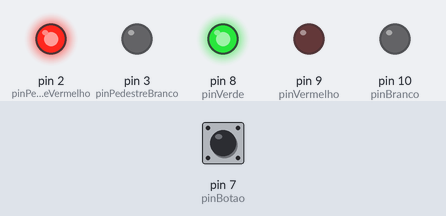
A sketch run on a simulated Arduino Uno, built with avr-gcc and run on an emulated ATmega328P. Parts: output pins drawn as LEDs (lit = HIGH). Dashed ring = blinking. The inputs (shaded band) are chosen by the test bench; at power-on: pin 7 (pinBotao) HIGH.

Above: at 1.2 s.
1.3 s: pin 7 (pinBotao) pulled LOW for 0.15 s
At 1.8 s:
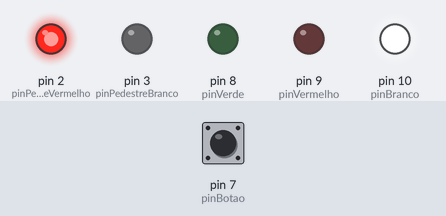
2.9 s: pin 7 (pinBotao) pulled LOW for 1 s
At 4.2 s:
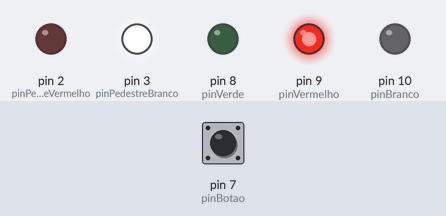
5.4 s: pin 7 (pinBotao) pulled LOW for 0.15 s
At 5.6 s:
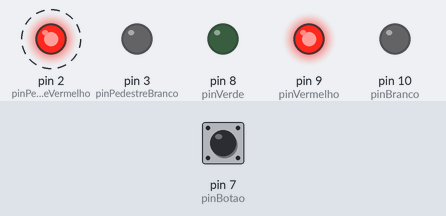
8.4 s: pin 7 (pinBotao) pulled LOW for 3.2 s
At 9.6 s:
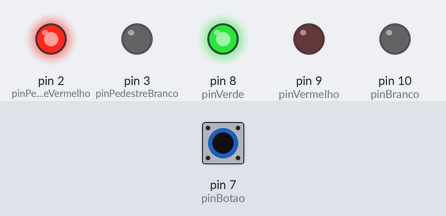
Timing chart, 0 to 11.4 s (numbered marks = the images above; inputs shaded):
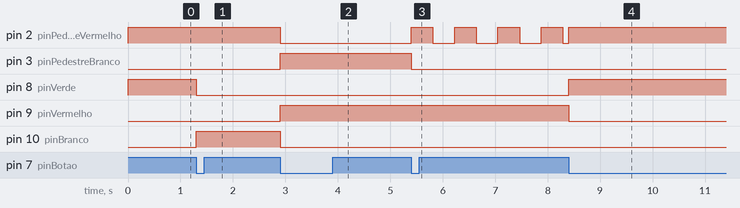

Measured:
- after the input at 1.3 s, pin 8 (pinVerde): HIGH → LOW at once; pin 10 (pinBranco): LOW → HIGH at once
- after the input at 2.9 s, pin 2 (pinPedestreVermelho), pin 10 (pinBranco): HIGH → LOW at once; pin 3 (pinPedestreBranco), pin 9 (pinVermelho): LOW → HIGH at once
- after the input at 5.4 s, pin 2 (pinPedestreVermelho): alternates HIGH for 0.41 s and LOW for 0.41 s, starting at once; pin 3 (pinPedestreBranco): HIGH → LOW at once
- after the input at 8.4 s, pin 8 (pinVerde): LOW → HIGH at once; pin 9 (pinVermelho): HIGH → LOW at once

The sketch:

If_Else.ino
```cpp
#define pinVermelho 9
#define pinBranco 10
#define pinVerde 8

#define pinPedestreVermelho 2
#define pinPedestreBranco 3

#define pinBotao 7

int faseSemaforo;
int estadoBotao;
int estadoAnteriorBotao;

int tempoPisca;
int estadoPisca;

// Preparação do Arduino, este código irá rodar uma única vez
void setup()
{
  // Colocamos o pino 7 do Arduino como OUTPUT (saída
  pinMode(pinBranco,OUTPUT);
  pinMode(pinVermelho,OUTPUT);
  pinMode(pinVerde,OUTPUT);

  pinMode(pinPedestreBranco,OUTPUT);
  pinMode(pinPedestreVermelho,OUTPUT);

  pinMode(pinBotao,INPUT);

  faseSemaforo = 1;

  estadoAnteriorBotao = digitalRead(pinBotao);

  tempoPisca = 0;
  estadoPisca = HIGH;
}

// Este código é chamado automáticamente pelo Arduino, ficará em
// loop até que seu Arduino seja desligado
void loop() {

  estadoBotao = digitalRead(pinBotao);

  if ((estadoBotao == LOW) && (estadoAnteriorBotao == HIGH)){
      if(faseSemaforo < 4){
        faseSemaforo = faseSemaforo + 1;
      }else{
        faseSemaforo = 1;
        }
    }

  estadoAnteriorBotao = estadoBotao;

  if(faseSemaforo == 1){
    digitalWrite(pinVerde, HIGH);
    digitalWrite(pinBranco, LOW);
    digitalWrite(pinVermelho, LOW);

    digitalWrite(pinPedestreBranco, LOW);
    digitalWrite(pinPedestreVermelho, HIGH);
  }
  if (faseSemaforo == 2){
    digitalWrite(pinVerde, LOW);
    digitalWrite(pinBranco, HIGH);
    digitalWrite(pinVermelho, LOW);

    digitalWrite(pinPedestreBranco, LOW);
    digitalWrite(pinPedestreVermelho, HIGH);
  }
  if (faseSemaforo == 3){
    digitalWrite(pinVerde, LOW);
    digitalWrite(pinBranco, LOW);
    digitalWrite(pinVermelho, HIGH);

    digitalWrite(pinPedestreBranco, HIGH);
    digitalWrite(pinPedestreVermelho, LOW);
  }
  if (faseSemaforo == 4){
    digitalWrite(pinVerde, LOW);
    digitalWrite(pinBranco, LOW);
    digitalWrite(pinVermelho, HIGH);

    tempoPisca = tempoPisca + 1;
    if(tempoPisca == 400){
      estadoPisca = !estadoPisca;
      tempoPisca = 0;
    }
    digitalWrite(pinPedestreBranco, LOW);
    digitalWrite(pinPedestreVermelho, estadoPisca);
  }


  delay(1);
}
```
